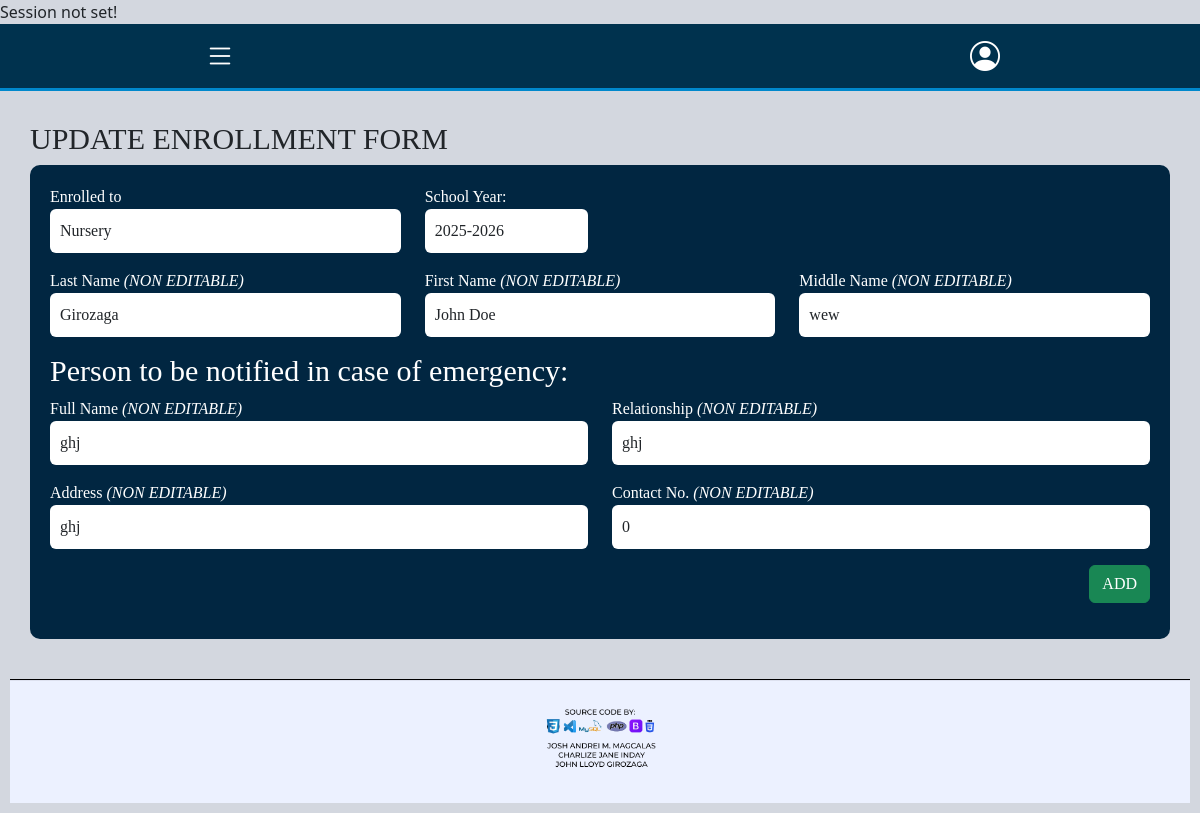
The page /website/add-enrollment-form.php?student_id=1 on the database as committed earlier.
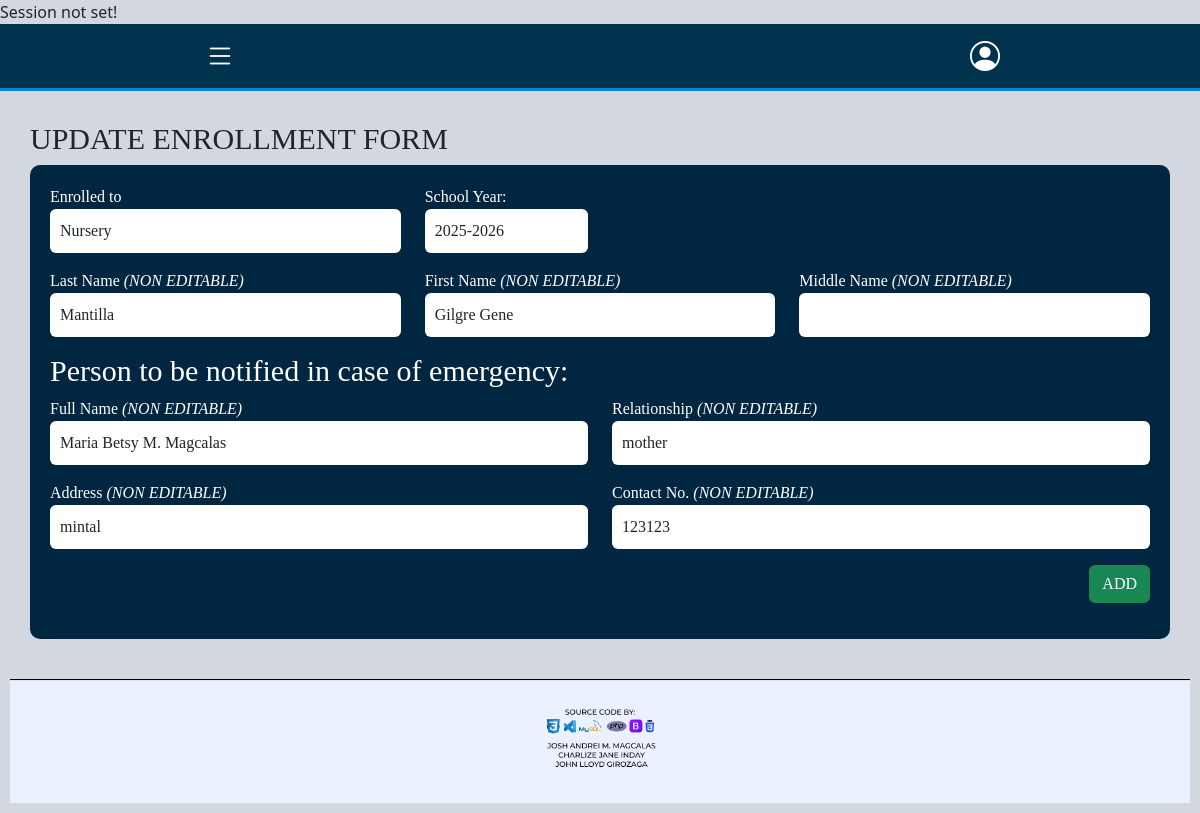
The same page on the database as committed later.
### tables this page shows
CREATE TABLE `tbl_student_info` (
  `student_id` int(11) NOT NULL,
  `enroll_category` enum('Nursery','Kindergarten_1','Kindergarten_2','Tutor') DEFAULT NULL,
  `schoolyear` varchar(10) DEFAULT NULL,
  `last_name` varchar(50) NOT NULL,
  `first_name` varchar(100) NOT NULL,
  `middle_name` varchar(50) DEFAULT NULL,
  `street` text NOT NULL,
  `city` varchar(50) DEFAULT NULL,
  `zip_code` int(4) NOT NULL,
  `birthdate` date NOT NULL,
  `sex` enum('Male','Female') NOT NULL,
  `parent1` varchar(50) DEFAULT NULL,
  `parent1_contact` int(12) DEFAULT NULL,
  `parent2` varchar(50) DEFAULT NULL,
  `parent2_contact` int(12) DEFAULT NULL,
  `emergency_fullname` varchar(50) NOT NULL,
  `emergency_relationship` enum('mother','father','guardian','others') NOT NULL,
  `emergency_address` text NOT NULL,
  `emergency_contact_no` int(12) NOT NULL,
  `created_by` int(11) DEFAULT NULL,
  `date_created` timestamp NOT NULL DEFAULT current_timestamp() ON UPDATE current_timestamp(),
  `updated_by` int(11) DEFAULT NULL,
  `date_updated` timestamp NOT NULL DEFAULT current_timestamp(),
  `isactive` tinyint(1) NOT NULL
);

### website/add-enrollment-form.php (the view, shortened to what the changed rows need)
<?php
include "../database/dbconnect.php";
if(isset($_GET["student_id"])){
    $student_id = $_GET["student_id"];
    $stmt = $conn->prepare("	SELECT
                                        enroll_category,
                                        schoolyear,
                                        last_name,
                                        first_name,
                                        middle_name,
                                        emergency_fullname,
                                        emergency_relationship,
                                        emergency_address,
                                        emergency_contact_no
                                    FROM
                                        tbl_student_info
                                    WHERE
                                        isactive = 1
                                    AND
                                        student_id = ?;");
    $stmt->bind_param("i", $student_id);
    $stmt->execute();
    $result = $stmt->get_result();
    if ($result->num_rows > 0) {
        $row = $result->fetch_assoc();
    } else {
        die("Student not found!");
    }
} else {
    die("Invalid request!");
}
$enroll_category = $row["enroll_category"];
$schoolyear = $row["schoolyear"];
$last_name = $row["last_name"];
$first_name = $row["first_name"];
$middle_name = $row["middle_name"];
$emergency_fullname = $row["emergency_fullname"];
$emergency_relationship = $row["emergency_relationship"];
$emergency_address = $row["emergency_address"];
$emergency_contact_no = $row["emergency_contact_no"];
?>
<!DOCTYPE html>
<html lang="en">
<head>
    <link rel="stylesheet" href="../style/add-enrollment-form-style.css">
    <link rel="stylesheet" href="/bootstrap/css/bootstrap.css">
    <link href="https://cdn.jsdelivr.net/npm/bootstrap@5.3.2/dist/css/bootstrap.min.css" rel="stylesheet">
    <link href="https://cdn.jsdelivr.net/npm/bootstrap-icons/font/bootstrap-icons.css" rel="stylesheet">
    <link rel="stylesheet" href="https://cdnjs.cloudflare.com/ajax/libs/font-awesome/6.7.2/css/all.min.css">
</head>
<body>
    <div class="container">
        <h2 class="text-align">UPDATE ENROLLMENT FORM</h2>
        <div class="form-container">
            <form method="POST" action="../database/db_add_enrollment.php">
                <div class="row mb-3">
                    <div class="col-4">
                    <label>Enrolled to</label>
                        <select class="form-control" id="enroll_category" name="enroll_category">
                            <option value="Nursery" <?= ($enroll_category == "Nursery") ? 'selected' : ''; ?>>Nursery</option>
                        </select>
                    </div>
                    <div class="col-2">
                        <label>School Year:</label>
                        <input type="text" class="form-control" id="schoolyear" name="schoolyear" value="<?php echo $schoolyear; ?>">
                    </div>
                </div>
                <div class="row mb-3">
                    <div class="col">
                        <label>Last Name <i>(NON EDITABLE)</i></label>
                        <input type="text" class="form-control" id="last_name" name="last_name" value="<?php echo $last_name; ?>" readonly>
                    </div>
                    <div class="col">
                        <label>First Name <i>(NON EDITABLE)</i></label>
                        <input type="text" class="form-control" id="first_name" name="first_name" value="<?php echo $first_name; ?>" readonly>
                    </div>
                    <div class="col">
                        <label>Middle Name <i>(NON EDITABLE)</i></label>
                        <input type="text" class="form-control" id="middle_name" name="middle_name" value="<?php echo $middle_name; ?>" readonly>
                    </div>
                </div>
                <div class="row mb-3">
                    <div class="col">
                        <label>Full Name <i>(NON EDITABLE)</i></label>
                        <input type="text" class="form-control" id="emergency_fullname" name="emergency_fullname" value="<?php echo $emergency_fullname; ?>" readonly>
                    </div>
                    <div class="col">
                        <label>Relationship <i>(NON EDITABLE)</i></label>
                        <input type="text" class="form-control" id="emergency_relationship" name="emergency_relationship" value="<?php echo $emergency_relationship; ?>" readonly>
                    </div>
                </div>
                <div class="row mb-3">
                    <div class="col">
                        <label>Address <i>(NON EDITABLE)</i></label>
                        <input type="text" class="form-control" id="emergency_address" name="emergency_address" value="<?php echo $emergency_address; ?>" readonly>
                    </div>
                    <div class="col">
                        <label>Contact No. <i>(NON EDITABLE)</i></label>
                        <input type="text" class="form-control" id="emergency_contact_no" name="emergency_contact_no" value="<?php echo $emergency_contact_no; ?>" readonly>
                    </div>
                </div>
            </form>
        </div>
    </div>
</body>
</html>

Rows that differ between the two databases and show on the page:
changed tbl_student_info "Nursery": last_name "Girozaga" → "Mantilla"; first_name "John Doe" → "Gilgre Gene"; emergency_fullname "ghj" → "Maria Betsy M. Magcalas"; emergency_relationship "ghj" → "mother"; emergency_address "ghj" → "mintal"; emergency_contact_no "0" → "123123"; middle_name "wew" → (not shown)
